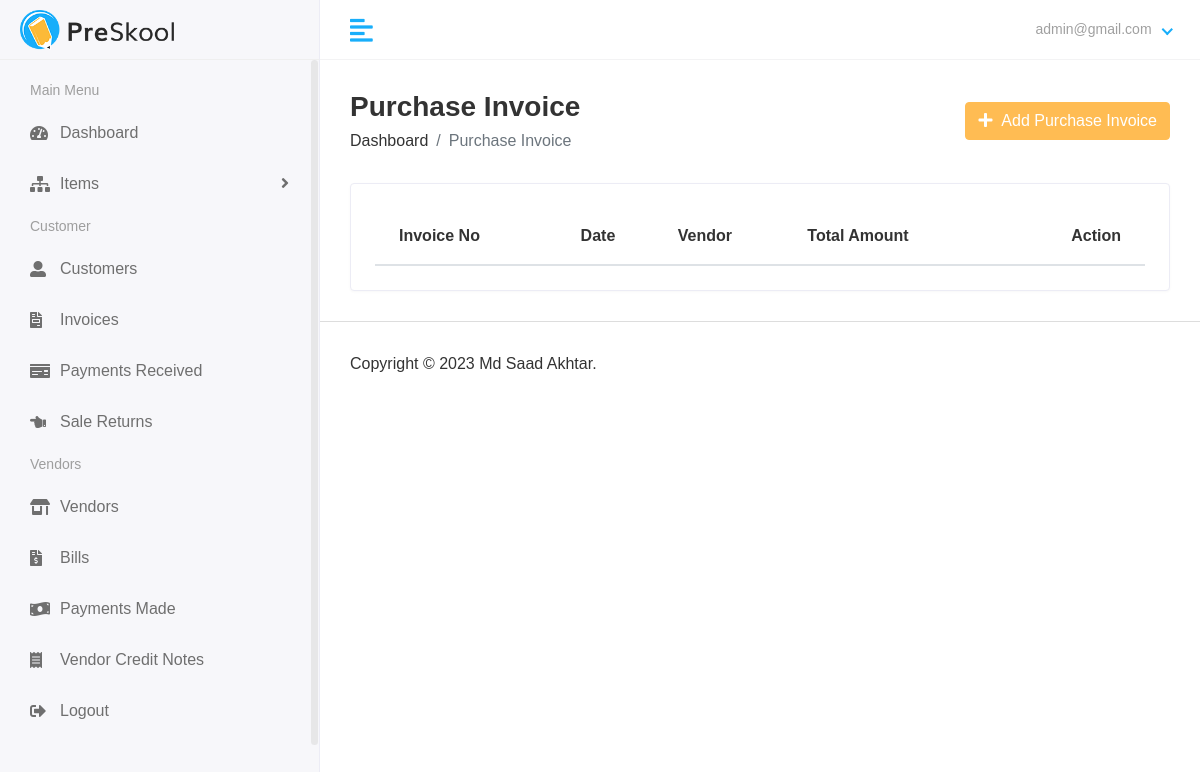
The page /finance/view_purchase_invoices/ (signed in) on the database as committed earlier.
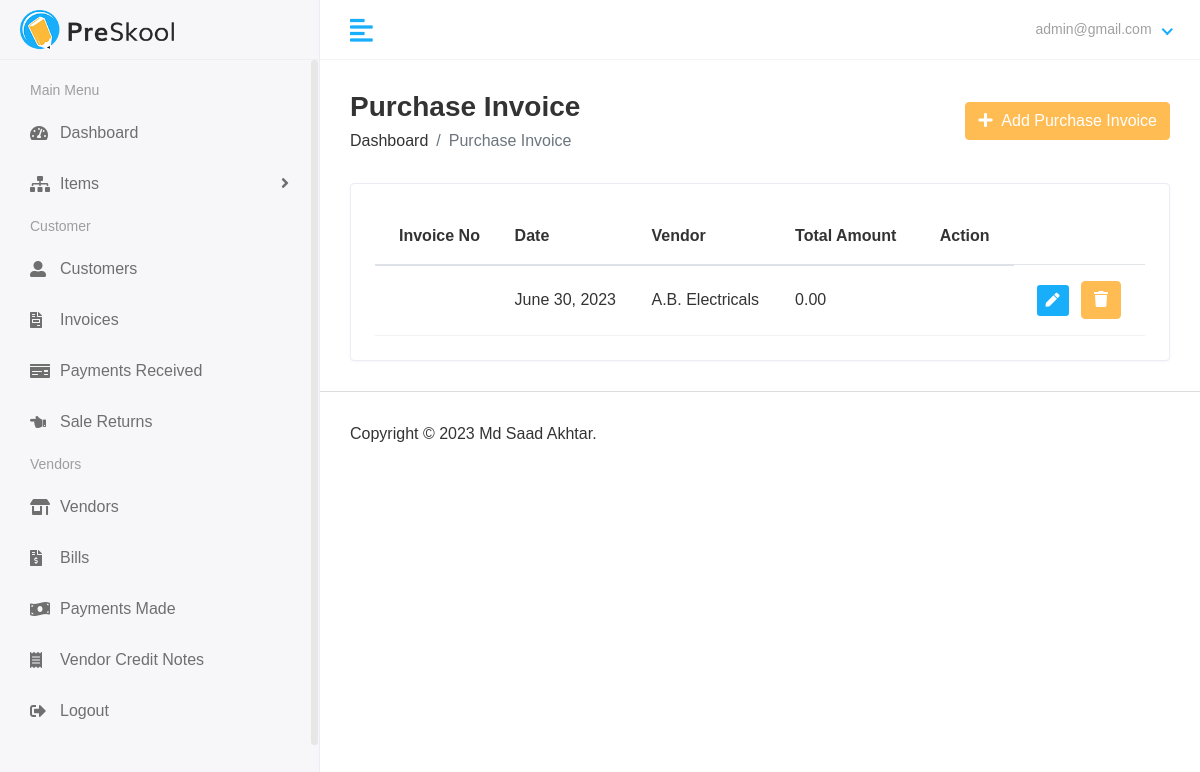
The same page on the database as committed later.
### finance/models.py (models this page shows, shortened)
class PurchaseInvoice(models.Model):
    invoice_no = models.CharField(_("invoice_no"), max_length=50)
    vendor = models.ForeignKey(Vendor,on_delete=models.CASCADE)
    file_invoice = models.FileField(_("invoice_file"), upload_to="media/invoice_files")
    date = models.DateField(_("date"), auto_now=False, auto_now_add=False)
    total_taxable_amount = models.DecimalField(max_digits=10, decimal_places=2,null=True)
    total_tax_amount = models.DecimalField(max_digits=10, decimal_places=2,null=True)
    total_amount = models.DecimalField(max_digits=10, decimal_places=2)
    valid = models.BooleanField(_("valid"),default=False)
    created_at = models.DateTimeField(auto_now_add=True,null = True)
    updated_at = models.DateTimeField(auto_now_add=True,null = True)
    changed_by_user = models.ForeignKey(CustomUser,null=True,on_delete=models.PROTECT)

class Vendor(models.Model):
    name = models.CharField(_("name"), max_length=50)
    company = models.CharField(_("company"), max_length=50)
    email = models.EmailField(_("email"), max_length=254,null=True)
    phone = models.CharField(_("phone"), max_length=50)
    address = models.TextField()
    website = models.CharField(_("website"), max_length=50,null=True)
    gstin = models.CharField(_("gstin"), max_length=15,null=True)
    current_balance = models.DecimalField(max_digits=10, decimal_places=2,default=decimal.Decimal(0))
    created_at = models.DateTimeField(auto_now_add=True,null = True)
    updated_at = models.DateTimeField(auto_now_add=True,null = True)
    changed_by_user = models.ForeignKey(CustomUser,null=True,on_delete=models.PROTECT)

### finance/vendor_views.py (the view)
# urls.py: path('view_purchase_invoices/',vendor_views.view_purchase_invoices,name="view_purchase_invoices"),
@login_required(login_url="account_login")
def view_purchase_invoices(request):
    if not request.user.has_perm('finance.view_purchaseinvoice'):
        return HttpResponse("Permission Error. Sorry You are not authorised to visit this page")
    purchase_invoices = PurchaseInvoice.objects.all()
    return render(request,"hod/view_purchase.html",{
        "purchase_invoices":purchase_invoices
    })

### accounts/models.py (called while the page is built)
    def __str__(self):
        return self.email

### finance/templates/hod/view_purchase.html (shortened to what this page needs)
{% extends 'base.html' %}
{% block content %}
<div class="main-wrapper">
  <div class="page-wrapper">
    <div class="content container-fluid">
      <div class="page-header">
        <div class="row align-items-center">
          <div class="col">
            <h3 class="page-title">Purchase Invoice</h3>
            <ul class="breadcrumb">
              <li class="breadcrumb-item">
                <a href="{% url 'finance_dashboard' %}">Dashboard</a>
              </li>
              <li class="breadcrumb-item active">Purchase Invoice</li>
            </ul>
          </div>
          <div class="col-auto text-right float-right ml-auto">
            <a href="{% url 'add_purchase_invoices' %}" class="btn btn-primary"
              ><i class="fas fa-plus"></i> &nbsp;Add Purchase Invoice
            </a>
          </div>
        </div>
      </div>
      <div class="row">
        <div class="col-sm-12">
          <div class="card card-table">
            <div class="card-body">
              <div class="table-responsive">
                <table id="table_id" class="table table-hover table-center mb-0">
                    <thead>
                      <tr>
                        <th>Invoice No</th>
                        <th>Date</th>
                        <th>Vendor</th>
                        <th>Total Amount</th>
                        <th class="text-right">Action</th>
                      </tr>
                    </thead>
                    <tbody>
                      {% for i in purchase_invoices %}
                      <tr>
                          <td><a href="{% url 'edit_purchase_invoice' i.id %}">{{i.invoice_no}}</a></td>
                        <td>{{i.date}}</td>
                        <td>{{i.vendor.company}}
                        </td>
                        <td colspan=2>{{i.total_amount}}</td>
                        <td class="text-right">
                          <div class="actions">
                            <a
                              href="{% url 'edit_customer' i.id %}"
                              class="btn btn-sm bg-success-light mr-2"
                            >
                              <i class="fas fa-pen"></i>
                            </a>
                            <button type="button" class="btn btn-primary" data-toggle="modal" data-target="#modal-{{i.id}}">
                              <i class="fa fa-trash" aria-hidden="true"></i>
                            </button>
                          </div>
                        </td>
                      </tr>
                      {% endfor %}
                    </tbody>
                  </table>
              </div>
            </div>
          </div>
        </div>
      </div>
    </div>
    {% endblock content %}

Rows that differ between the two databases and show on the page:
added PurchaseInvoice: date "June 30, 2023", vendor.company "A.B. Electricals", total_amount "0.00"
